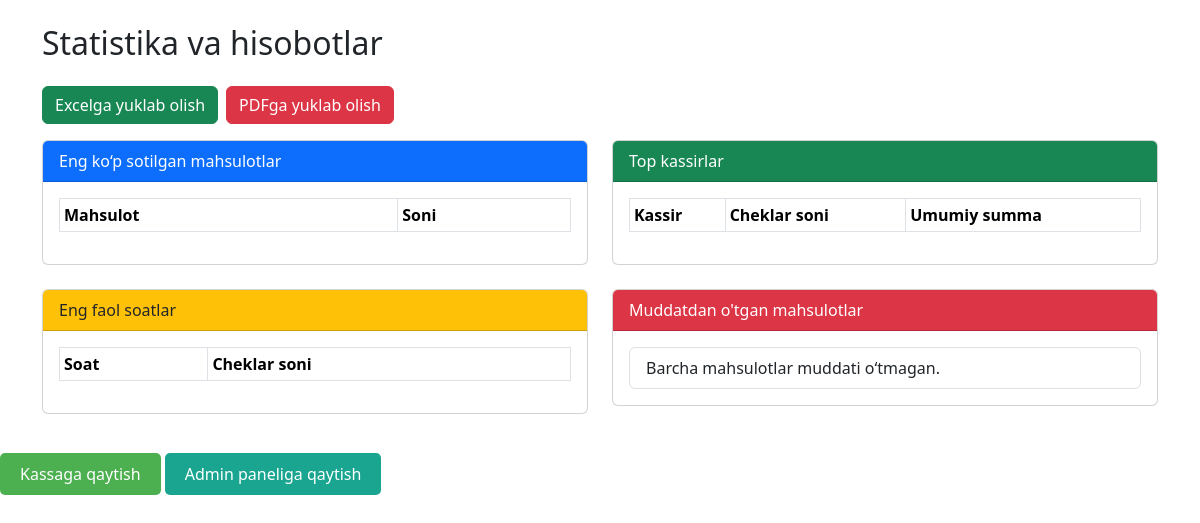
Before: /statistika/ (signed in) with the older database file.
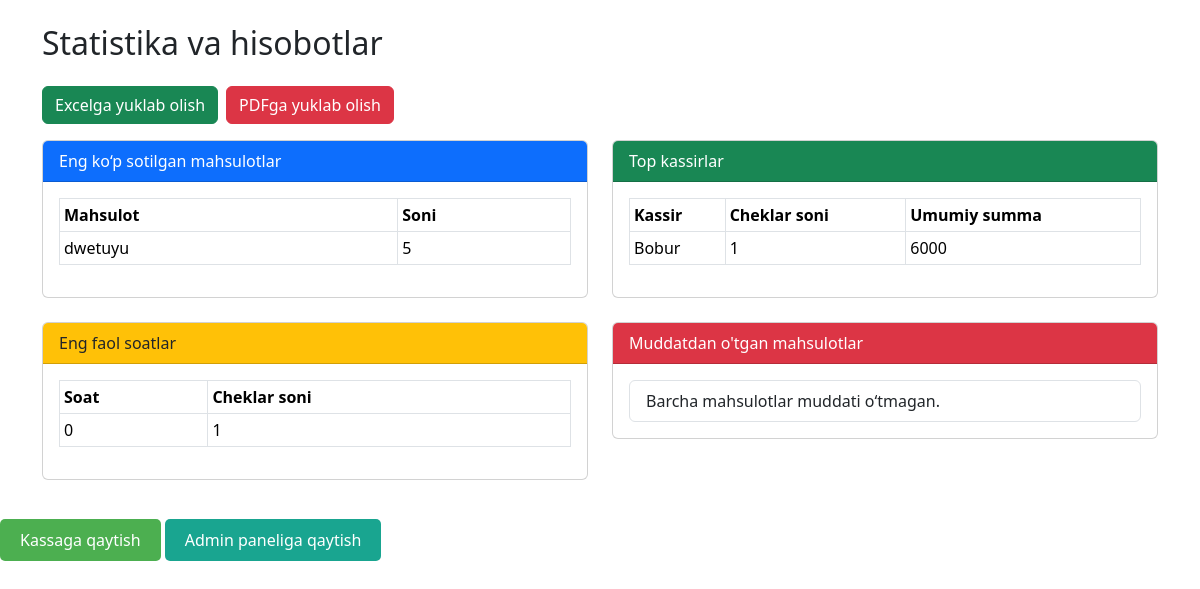
After: the same page with the newer database file.
### market/models.py (models this page shows, shortened)
class Product(models.Model):
    catagory = models.ForeignKey(Catagory, on_delete=models.CASCADE, related_name='products')
    ombor = models.ForeignKey(Ombor, on_delete=models.CASCADE, related_name='products')
    barcode = models.CharField(max_length=100, unique=True)
    desc = models.TextField(blank=True, null=True)
    r_price = models.DecimalField(max_digits=12, decimal_places=2)
    s_price = models.DecimalField(max_digits=12, decimal_places=2)
    stock = models.IntegerField(default=0)
    start_date = models.DateField(default=timezone.now)     # Mahsulot sotuvga chiqqan sana
    end_date = models.DateField(blank=True, null=True)      # Muddati tugash sanasi (ixtiyoriy)

### market/views.py (the view)
# urls.py: path('statistika/', views.statistics, name='statistics'),
@user_passes_test(is_kassir_or_admin)
def statistics(request):
    category_stats = (
        SaleItem.objects
        .values('product__catagory__name')
        .annotate(total_sales=Sum('quantity'), total_sum=Sum('price'))
        .order_by('-total_sales')
    )
    product_stats = (
        SaleItem.objects
        .values('product__desc')
        .annotate(total_sales=Sum('quantity'), total_sum=Sum('price'))
        .order_by('-total_sales')[:10]
    )
    kassir_stats = (
        Sale.objects
        .values('created_by__username')
        .annotate(total_cheks=Count('id'), total_sum=Sum('items__price'))
        .order_by('-total_cheks')
    )
    date_stats = (
        Sale.objects
        .values('created_at__date')
        .annotate(total_cheks=Count('id'), total_sum=Sum('items__price'))
        .order_by('-created_at__date')
    )
    hour_stats = (
        Sale.objects
        .annotate(hour=ExtractHour('created_at'))
        .values('hour')
        .annotate(total_cheks=Count('id'))
        .order_by('-total_cheks')
    )
    now = timezone.now().date()
    expired_products = Product.objects.filter(end_date__lt=now)
    return render(request, 'market/statistics.html', {
        'category_stats': category_stats,
        'product_stats': product_stats,
        'kassir_stats': kassir_stats,
        'date_stats': date_stats,
        'hour_stats': hour_stats,
        'expired_products': expired_products,
    })

### market/views.py (called while the page is built)
def is_kassir_or_admin(user):
    return user.is_superuser or user.groups.filter(name='Kassir').exists()

### market/templates/market/statistics.html (shortened to what this page needs)
{% load static %}
<!DOCTYPE html>
<html lang="uz">
<head>
    <link rel="stylesheet" href="https://cdn.jsdelivr.net/npm/bootstrap@5.3.3/dist/css/bootstrap.min.css">
</head>
<body>
<div class="container py-4">
    <h2 class="mb-4">Statistika va hisobotlar</h2>
    <div class="mb-3 d-flex gap-2">
        <a href="{% url 'statistics_export_excel' %}" class="btn btn-success">Excelga yuklab olish</a>
        <a href="{% url 'statistics_export_pdf' %}" class="btn btn-danger">PDFga yuklab olish</a>
    </div>
    <div class="row">
        <div class="col-md-6 mb-4">
            <div class="card">
                <div class="card-header bg-primary text-white">Eng ko‘p sotilgan mahsulotlar</div>
                <div class="card-body">
                    <table class="table table-sm table-bordered">
                        <tr><th>Mahsulot</th><th>Soni</th></tr>
                        {% for p in product_stats %}
                        <tr>
                            <td>{{ p.product__desc }}</td>
                            <td>{{ p.total_sales }}</td>
                        </tr>
                        {% endfor %}
                    </table>
                </div>
            </div>
        </div>
        <div class="col-md-6 mb-4">
            <div class="card">
                <div class="card-header bg-success text-white">Top kassirlar</div>
                <div class="card-body">
                    <table class="table table-sm table-bordered">
                        <tr><th>Kassir</th><th>Cheklar soni</th><th>Umumiy summa</th></tr>
                        {% for k in kassir_stats %}
                        <tr>
                            <td>{{ k.created_by__username }}</td>
                            <td>{{ k.total_cheks }}</td>
                            <td>{{ k.total_sum }}</td>
                        </tr>
                        {% endfor %}
                    </table>
                </div>
            </div>
        </div>
        <div class="col-md-6 mb-4">
            <div class="card">
                <div class="card-header bg-warning">Eng faol soatlar</div>
                <div class="card-body">
                    <table class="table table-sm table-bordered">
                        <tr><th>Soat</th><th>Cheklar soni</th></tr>
                        {% for h in hour_stats %}
                        <tr>
                            <td>{{ h.hour }}</td>
                            <td>{{ h.total_cheks }}</td>
                        </tr>
                        {% endfor %}
                    </table>
                </div>
            </div>
        </div>
        <div class="col-md-6 mb-4">
            <div class="card">
                <div class="card-header bg-danger text-white">Muddatdan o'tgan mahsulotlar</div>
                <div class="card-body">
                    <ul class="list-group">
                        {% for p in expired_products %}
                        <li class="list-group-item d-flex justify-content-between align-items-center">
                            {{ p.desc }} <span class="badge bg-danger">{{ p.end_date }}</span>
                        </li>
                        {% empty %}
                        <li class="list-group-item">Barcha mahsulotlar muddati o‘tmagan.</li>
                        {% endfor %}
                    </ul>
                </div>
            </div>
        </div>
    </div>
</div>
<a href="{% url 'kassa' %}" style="padding: 10px 20px; background-color: #4CAF50; color: white; text-decoration: none; border-radius: 5px;">Kassaga qaytish</a>
<a href="{% url 'admin_management' %}" style="padding: 10px 20px; background-color: #19a590; color: white; text-decoration: none; border-radius: 5px;">Admin paneliga qaytish</a>
</body>
</html>

Changed rows visible on the page:
now on this page (row edited): Product: product__desc "dwetuyu", total_sales "5"
Other visible differences:
new list line: "Bobur 1 6000"
new list line: "0 1"
